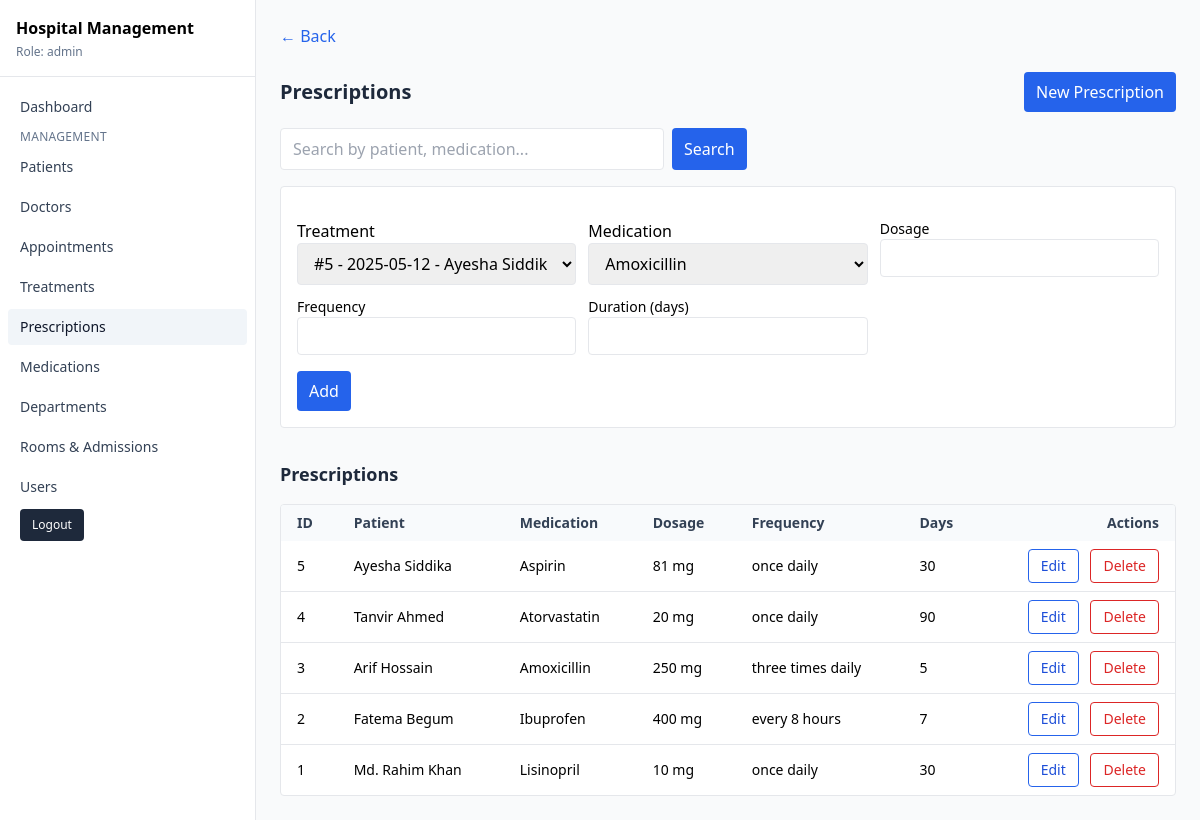
The page /dashboard/manage-prescriptions.php (signed in) on the database its author committed.
### tables this page shows
CREATE TABLE IF NOT EXISTS prescriptions (
  id INT AUTO_INCREMENT PRIMARY KEY,
  treatment_id INT NOT NULL,
  medication_id INT NOT NULL,
  dosage VARCHAR(100) NOT NULL,
  frequency VARCHAR(100) NOT NULL,
  duration_days INT NOT NULL,
  FOREIGN KEY (treatment_id) REFERENCES treatments(id) ON DELETE CASCADE,
  FOREIGN KEY (medication_id) REFERENCES medications(id) ON DELETE RESTRICT
);

CREATE TABLE IF NOT EXISTS patients (
  id INT AUTO_INCREMENT PRIMARY KEY,
  first_name VARCHAR(100) NOT NULL,
  last_name VARCHAR(100) NOT NULL,
  gender ENUM('male','female','other') NULL,
  birthdate DATE NULL,
  phone VARCHAR(30) NULL,
  email VARCHAR(190) NULL,
  address VARCHAR(255) NULL
);

CREATE TABLE IF NOT EXISTS medications (
  id INT AUTO_INCREMENT PRIMARY KEY,
  name VARCHAR(150) NOT NULL UNIQUE,
  description TEXT NULL
);

### config.php (called while the page is built, shortened)
<?php
function current_user()
{
	return $_SESSION['user'] ?? null;
}
function has_role(string $role): bool
{
	$user = current_user();
	return $user && (($user['role'] ?? null) === $role);
}
function get_pagination_params(int $defaultPerPage = 10): array
{
	$page = max(1, (int)($_GET['page'] ?? 1));
	$per = (int)($_GET['per'] ?? $defaultPerPage);
	$offset = ($page - 1) * $per;
	$q = trim((string)($_GET['q'] ?? ''));
	return ['page' => $page, 'per' => $per, 'offset' => $offset, 'limit' => $per, 'q' => $q];
}

### database.php (called while the page is built, shortened)
<?php
require_once __DIR__ . '/config.php';
function db(): PDO
{
	static $pdo = null;
	if ($pdo instanceof PDO) {
		return $pdo;
	}
	$dsn = 'mysql:host=' . DB_HOST . ';dbname=' . DB_NAME . ';charset=utf8mb4';
	$options = [
		PDO::ATTR_ERRMODE => PDO::ERRMODE_EXCEPTION,
		PDO::ATTR_DEFAULT_FETCH_MODE => PDO::FETCH_ASSOC,
		PDO::ATTR_EMULATE_PREPARES => false,
	];
	$pdo = new PDO($dsn, DB_USER, DB_PASS, $options);
	return $pdo;
}
function treatments_options_recent_with_patient(int $limit = 200): array
{
	return db()->query('SELECT t.id, t.treatment_date, p.first_name, p.last_name FROM treatments t JOIN patients p ON p.id=t.patient_id ORDER BY t.id DESC LIMIT ' . (int)$limit)->fetchAll();
}
function prescriptions_list(string $q, int $limit, int $offset): array
{
	$pdo = db();
	$where = 'WHERE 1=1';
	$params = [];
	$limit = (int)$limit;
	$offset = (int)$offset;
	$list = $pdo->prepare('SELECT pr.*, m.name AS med_name, t.treatment_date, p.first_name, p.last_name FROM prescriptions pr JOIN medications m ON m.id=pr.medication_id JOIN treatments t ON t.id=pr.treatment_id JOIN patients p ON p.id=t.patient_id ' . $where . ' ORDER BY pr.id DESC LIMIT ' . $limit . ' OFFSET ' . $offset);
	$list->execute($params);
	$rows = $list->fetchAll();
	$cnt = $pdo->prepare('SELECT COUNT(*) FROM prescriptions pr JOIN medications m ON m.id=pr.medication_id JOIN treatments t ON t.id=pr.treatment_id JOIN patients p ON p.id=t.patient_id ' . ($q !== '' ? ' WHERE (m.name LIKE ? OR p.first_name LIKE ? OR p.last_name LIKE ? OR pr.dosage LIKE ? OR pr.frequency LIKE ?)' : ''));
	if ($q !== '') {
		$cnt->execute([$like, $like, $like, $like, $like]);
	} else {
		$cnt->execute();
	}
	$total = (int)$cnt->fetchColumn();
	return ['rows' => $rows, 'total' => $total];
}
function medications_options(): array
{
	return db()->query('SELECT id, name FROM medications ORDER BY name')->fetchAll();
}

### dashboard/manage-prescriptions.php (the view, shortened to what this page needs)
<?php
require_once __DIR__ . '/../database.php';
$isDoctor = has_role(ROLE_DOCTOR);
$user = current_user();
$doctorId = $isDoctor ? (int)($user['linked_doctor_id'] ?? 0) : null;
$doctorUnlinked = $isDoctor && !$doctorId;
$treatmentsParamId = isset($_GET['treatment_id']) ? (int)$_GET['treatment_id'] : 0;
$treatments = $isDoctor && $doctorId ? treatments_options_recent_with_patient_for_doctor($doctorId, 200) : treatments_options_recent_with_patient(200);
$meds = medications_options();
$editId = isset($_GET['edit']) ? (int)$_GET['edit'] : 0;
$editRow = $editId ? prescriptions_get($editId) : null;
$p = get_pagination_params(10);
if ($doctorUnlinked) {
  flash_add('error', 'Your account is not linked to a doctor profile. Please contact an administrator.');
  $rows = [];
  $pages = 1;
} else if ($isDoctor && $doctorId) {
  $data = prescriptions_list_for_doctor($doctorId, $p['q'], $p['limit'], $p['offset']);
  $rows = $data['rows'];
  $pages = (int) ceil(max(1, (int)$data['total']) / $p['per']);
} else {
  $data = prescriptions_list($p['q'], $p['limit'], $p['offset']);
  $rows = $data['rows'];
}
?>
<!doctype html>
<html>
<head>
  <script src="https://cdn.tailwindcss.com"></script>
</head>
<body class="bg-gray-50">
  <?php include __DIR__ . '/sidebar.php'; ?>
  <main class="md:ml-64 max-w-6xl mx-auto p-6">
    <div class="mb-6"><a class="text-blue-600 hover:underline" href="index.php">← Back</a></div>
    <div class="flex items-center justify-between mb-4">
      <h2 class="text-xl font-semibold text-slate-800"><?= $editRow ? 'Edit Prescription' : 'Prescriptions' ?></h2>
      <?php if (!$doctorUnlinked && !$editRow): ?>
        <a href="#prescription-form" class="inline-flex items-center rounded bg-blue-600 px-3 py-2 text-white hover:bg-blue-700">New Prescription</a>
      <?php endif; ?>
    </div>
    <form method="get" class="mb-4 flex gap-2">
      <input class="border rounded px-3 py-2 w-full max-w-sm" name="q" placeholder="Search by patient, medication..." value="<?= htmlspecialchars($p['q']) ?>" />
      <button type="submit" class="inline-flex items-center rounded bg-blue-600 text-white px-3 py-2 hover:bg-blue-700">Search</button>
    </form>
    <form id="prescription-form" method="post" class="bg-white border rounded p-4 space-y-4">
      <div class="grid sm:grid-cols-2 lg:grid-cols-3 gap-3">
        <label>Treatment
          <select name="treatment_id" required class="border rounded px-3 py-2 w-full" <?= $treatmentsParamId ? 'disabled' : '' ?>>
            <?php foreach ($treatments as $t):
              $selected = $editRow ? ((int)$editRow['treatment_id'] === (int)$t['id']) : ($treatmentsParamId && (int)$t['id'] === $treatmentsParamId);
            ?>
              <option value="<?= (int)$t['id'] ?>" <?= $selected ? 'selected' : '' ?>>#<?= (int)$t['id'] ?> - <?= htmlspecialchars($t['treatment_date'] . ' - ' . $t['first_name'] . ' ' . $t['last_name']) ?></option>
            <?php endforeach; ?>
          </select>
        </label>
        <label>Medication
          <select name="medication_id" required class="border rounded px-3 py-2 w-full">
            <?php foreach ($meds as $m): ?>
              <option value="<?= (int)$m['id'] ?>" <?= $editRow && (int)$editRow['medication_id'] === (int)$m['id'] ? 'selected' : '' ?>><?= htmlspecialchars($m['name']) ?></option>
            <?php endforeach; ?>
          </select>
        </label>
        <label class="block text-sm">Dosage<input class="w-full border rounded px-3 py-2" name="dosage" value="<?= htmlspecialchars($editRow['dosage'] ?? '') ?>" required /></label>
        <label class="block text-sm">Frequency<input class="w-full border rounded px-3 py-2" name="frequency" value="<?= htmlspecialchars($editRow['frequency'] ?? '') ?>" required /></label>
        <label class="block text-sm">Duration (days)<input class="w-full border rounded px-3 py-2" name="duration_days" type="number" min="1" value="<?= htmlspecialchars((string)($editRow['duration_days'] ?? '')) ?>" required /></label>
      </div>
      <div class="flex items-center gap-2">
        <button class="rounded bg-blue-600 text-white px-3 py-2"><?= $editRow ? 'Update' : 'Add' ?></button>
      </div>
    </form>
    <h2 class="text-lg font-semibold text-slate-800 mt-8">Prescriptions</h2>
    <div class="overflow-x-auto rounded border bg-white mt-4">
      <table class="min-w-full text-sm">
        <thead class="bg-slate-50 text-slate-700">
          <tr>
            <th class="text-left px-4 py-2">ID</th>
            <th class="text-left px-4 py-2">Patient</th>
            <th class="text-left px-4 py-2">Medication</th>
            <th class="text-left px-4 py-2">Dosage</th>
            <th class="text-left px-4 py-2">Frequency</th>
            <th class="text-left px-4 py-2">Days</th>
            <th class="px-4 py-2 text-right">Actions</th>
          </tr>
        </thead>
        <tbody class="divide-y">
          <?php foreach ($rows as $r): ?>
            <tr>
              <td class="px-4 py-2"><?= (int)$r['id'] ?></td>
              <td class="px-4 py-2"><?= htmlspecialchars($r['first_name'] . ' ' . $r['last_name']) ?></td>
              <td class="px-4 py-2"><?= htmlspecialchars($r['med_name']) ?></td>
              <td class="px-4 py-2"><?= htmlspecialchars($r['dosage']) ?></td>
              <td class="px-4 py-2"><?= htmlspecialchars($r['frequency']) ?></td>
              <td class="px-4 py-2"><?= (int)$r['duration_days'] ?></td>
              <td class="px-4 py-2 text-right space-x-2">
                <a class="inline-flex items-center px-3 py-1.5 rounded border border-blue-600 text-blue-700 hover:bg-blue-50" href="?edit=<?= (int)$r['id'] ?>">Edit</a>
                <?php if (!$isDoctor): ?>
                  <a class="inline-flex items-center px-3 py-1.5 rounded border border-red-600 text-red-600 hover:bg-red-50" href="?delete=<?= (int)$r['id'] ?>" onclick="return confirm('Delete this prescription?')">Delete</a>
                <?php endif; ?>
              </td>
            </tr>
          <?php endforeach; ?>
        </tbody>
      </table>
    </div>
  </main>
</body>
</html>

### rows shown on the page
prescriptions: id "5", patients.first_name+last_name "Ayesha Siddika", medication.name "Aspirin", dosage "81 mg", frequency "once daily", duration_days "30"
prescriptions: id "4", patients.first_name+last_name "Tanvir Ahmed", medication.name "Atorvastatin", dosage "20 mg", frequency "once daily", duration_days "90"
prescriptions: id "3", patients.first_name+last_name "Arif Hossain", medication.name "Amoxicillin", dosage "250 mg", frequency "three times daily", duration_days "5"
prescriptions: id "2", patients.first_name+last_name "Fatema Begum", medication.name "Ibuprofen", dosage "400 mg", frequency "every 8 hours", duration_days "7"
prescriptions: id "1", patients.first_name+last_name "Md. Rahim Khan", medication.name "Lisinopril", dosage "10 mg", frequency "once daily", duration_days "30"

### other values the page prints
$role "admin"
form field medication_id "Amoxicillin"
